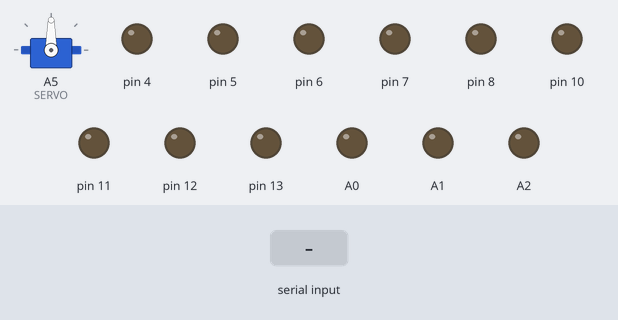
Simulated run of this sketch. Board: Arduino Uno, built with avr-gcc and run on an emulated ATmega328P. Shown: servo, output pins drawn as LEDs (lit = HIGH). The test bench sets the inputs (shaded band).

Above: at 1.2 s.
1.3 s: "F90\n" received over Serial
At 2.3 s:
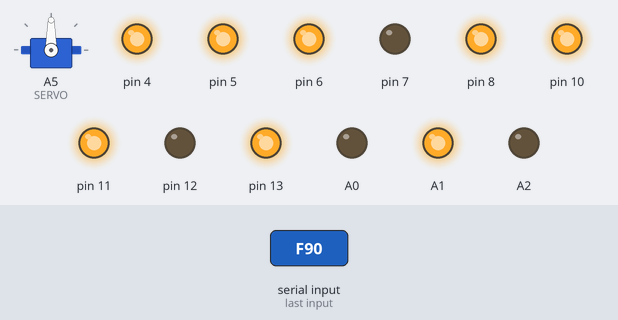
2.8 s: "P90\n" received over the second serial link
At 5.5 s:
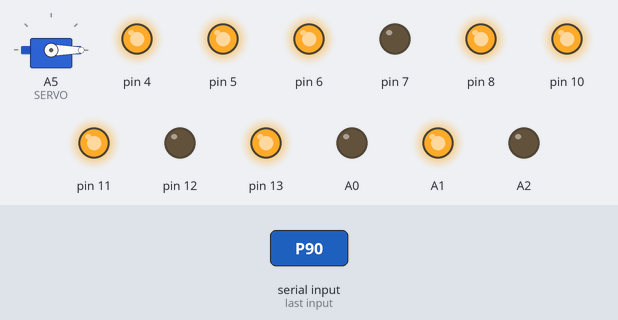
5.8 s: "S\n" received over Serial
At 7.0 s:
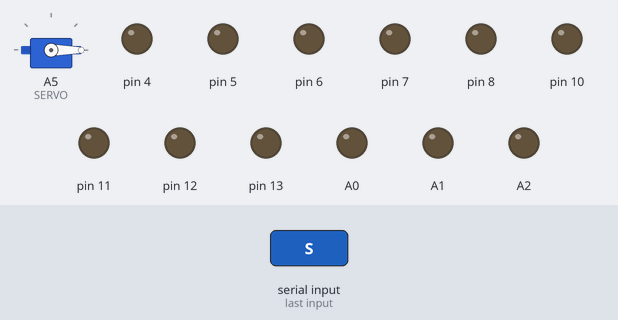
7.3 s: "B90\n" received over the second serial link
At 8.1 s:
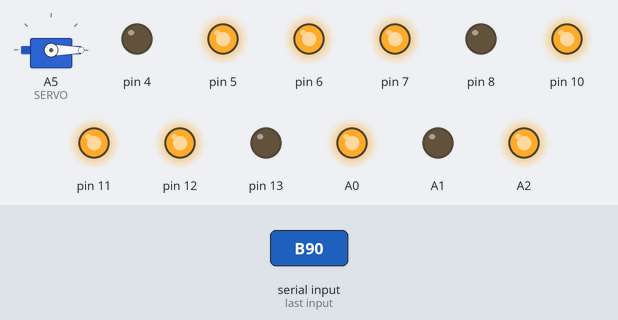
8.8 s: "L90\n" received over Serial
At 9.2 s:
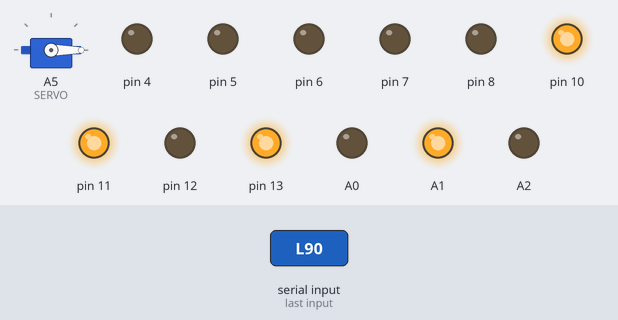
10.3 s: "R90\n" received over the second serial link
At 11.5 s:
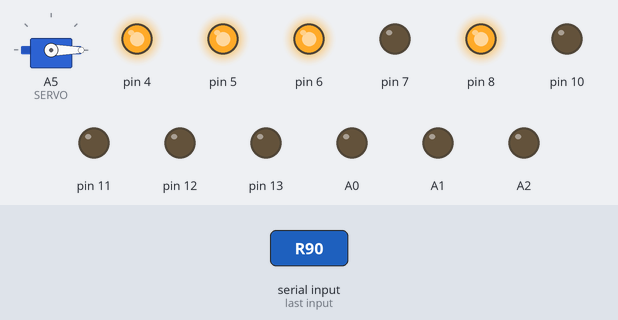
Timing chart, 0 to 12.8 s (numbered marks = the images above; inputs shaded):
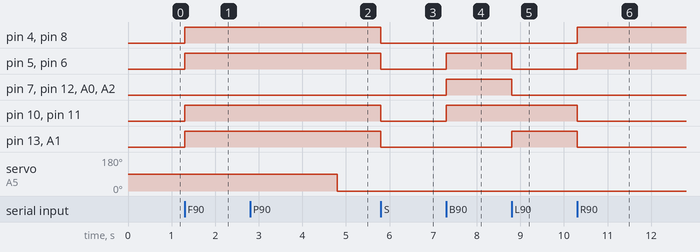

Measured:
- after the input at 1.3 s, pin 4–6, pin 8, pin 10, pin 11, pin 13, A1: LOW → HIGH at once
- after the input at 2.8 s, servo on A5 (SERVO): 90° → 0° after 2.0 s
- after the input at 5.8 s, pin 4–6, pin 8, pin 10, pin 11, pin 13, A1: HIGH → LOW at once
- after the input at 7.3 s, pin 5–7, pin 10–12, A0, A2: LOW → HIGH at once
- after the input at 8.8 s, pin 5–7, pin 12, A0, A2: HIGH → LOW at once; pin 13, A1: LOW → HIGH at once
- after the input at 10.3 s, pin 4–6, pin 8: LOW → HIGH at once; pin 10, pin 11, pin 13, A1: HIGH → LOW at once

The sketch:

RobotControl.ino
```cpp
#include <SoftwareSerial.h>
#include <Servo.h>


const uint8_t M1I1 = 4,  M1I2 = 7,  M1E = 5;
const uint8_t M2I1 = 8,  M2I2 = 12, M2E = 6;
const uint8_t M3I1 = 13, M3I2 = A0, M3E = 10;
const uint8_t M4I1 = A1, M4I2 = A2, M4E = 11;
const uint8_t SERVO = A5;


SoftwareSerial esp(2, 3);
Servo cam;

const uint8_t SPEED = 255;


void drv(uint8_t in1, uint8_t in2, uint8_t en, int8_t dir) {
  if (dir == 0) {
    analogWrite(en, 0);
    digitalWrite(in1, LOW);
    digitalWrite(in2, LOW);
  } else {
    digitalWrite(in1, dir > 0);
    digitalWrite(in2, dir < 0);
    analogWrite(en, SPEED);
  }
}

void all(int8_t dir) {
  drv(M1I1,M1I2,M1E,dir);
  drv(M2I1,M2I2,M2E,dir);
  drv(M3I1,M3I2,M3E,dir);
  drv(M4I1,M4I2,M4E,dir);
}

void stopAll() { all(0); }


void left()  {
  drv(M1I1,M1I2,M1E,0);
  drv(M3I1,M3I2,M3E,1);
  drv(M2I1,M2I2,M2E, 0);
  drv(M4I1,M4I2,M4E, 1);
}


void right() {
  drv(M1I1,M1I2,M1E, 1);
  drv(M3I1,M3I2,M3E, 0);
  drv(M2I1,M2I2,M2E,1);
  drv(M4I1,M4I2,M4E,0);
}


void exec(char c) {
  if (c == '\n' || c == '\r') return;
  if (c == 'P') {
    cam.write(constrain(esp.parseInt(), 0, 180));
    return;
  }
  switch (c) {
    case 'F': all( 1); break;
    case 'B': all(-1); break;
    case 'L': left(); break;
    case 'R': right(); break;
    case 'S': stopAll(); break;
  }
}

void setup() {
  Serial.begin(9600);
  esp.begin(9600);

  cam.attach(SERVO);
  cam.write(90);

  uint8_t outs[] = {M1I1,M1I2,M2I1,M2I2,M3I1,M3I2,M4I1,M4I2};
  uint8_t pwns[] = {M1E,M2E,M3E,M4E};
  for (uint8_t p: outs) pinMode(p, OUTPUT);
  for (uint8_t p: pwns) pinMode(p, OUTPUT);

  stopAll();
}

void loop() {
  if (esp.available())    exec(esp.read());
  if (Serial.available()) exec(Serial.read());
} 
```
